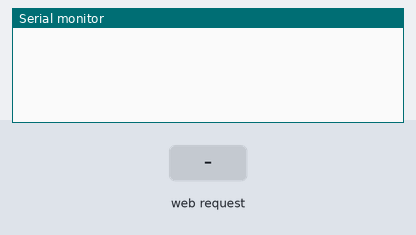
A sketch run on a simulated ESP8266 (NodeMCU). Parts: the last lines printed to the serial monitor. The test bench sets the inputs (shaded band).

Above: at 1.2 s.
1.3 s: HTTP request GET /B received
At 1.9 s:
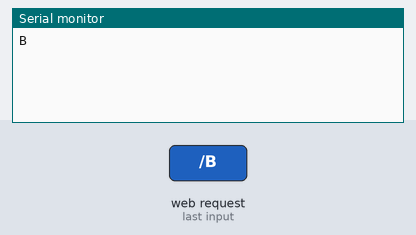
3.5 s: HTTP request GET /L received
At 4.7 s:
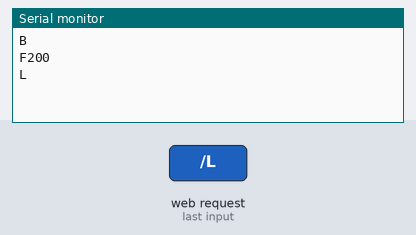
6.5 s: HTTP request GET /R received
At 7.2 s:
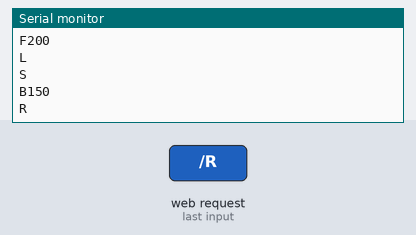

The sketch:

8_Wheeled_Robot_Uno_ESP8266_L298N_esp1.ino
```cpp
/*
  8-Wheeled Robot - ESP8266 Wi-Fi bridge
  Phone/app --Wi-Fi--> ESP8266 --Serial "F180"--> Arduino Uno
  DEMO = true: sends a test sequence to the Uno at start (for the simulator).
  Set DEMO = false on the real robot.
*/
#include <ESP8266WiFi.h>
#include <ESP8266WebServer.h>

const char* AP_SSID = "Robot8W";
const char* AP_PASS = "robot1234";
const bool DEMO = true;

ESP8266WebServer server(80);

const char PAGE[] PROGMEM = R"rawliteral(
<!DOCTYPE html><html><head><meta name="viewport" content="width=device-width,initial-scale=1">
<title>Robot8W</title>
<style>
body{font-family:sans-serif;text-align:center;background:#1e1e2e;color:#fff;margin:0;padding:16px}
.pad{display:grid;grid-template-columns:repeat(3,90px);gap:10px;justify-content:center;margin:20px 0}
button{height:90px;font-size:32px;border:0;border-radius:14px;background:#3b82f6;color:#fff;touch-action:none}
#stop{background:#ef4444} input{width:80%}
</style></head><body>
<h2>8-Wheeled Robot</h2>
<div class="pad">
<span></span><button data-c="F">&#9650;</button><span></span>
<button data-c="L">&#9664;</button><button id="stop" data-c="S">&#9632;</button><button data-c="R">&#9654;</button>
<span></span><button data-c="B">&#9660;</button><span></span>
</div>
<p>Speed: <b id="v">150</b></p>
<input type="range" id="spd" min="0" max="255" value="150">
<p id="st">Ready</p>
<script>
const spd=document.getElementById('spd'),v=document.getElementById('v'),st=document.getElementById('st');
spd.oninput=()=>v.textContent=spd.value;
function send(c){fetch('/'+c+'?s='+spd.value).then(r=>r.text()).then(t=>st.textContent=t).catch(()=>st.textContent='No connection');}
document.querySelectorAll('button').forEach(b=>{
  b.onpointerdown=()=>send(b.dataset.c);
  b.onpointerup=b.onpointerleave=()=>{if(b.dataset.c!=='S')send('S');};
});
const keys={ArrowUp:'F',w:'F',ArrowDown:'B',s:'B',ArrowLeft:'L',a:'L',ArrowRight:'R',d:'R',' ':'S'};
let down=null;
document.onkeydown=e=>{const c=keys[e.key];if(c&&down!==c){down=c;send(c);}};
document.onkeyup=e=>{if(keys[e.key]){down=null;send('S');}};
</script></body></html>
)rawliteral";

void sendToUno(const String& cmd) {
  Serial.print(cmd);
  Serial.print('\n');
}

void handleMove(char c) {
  String cmd = String(c) + server.arg("s");
  sendToUno(cmd);
  server.send(200, "text/plain", "Sent " + cmd);
}

struct Step { const char* cmd; unsigned long ms; };
Step demo[] = {
  {"F200", 3000}, {"S", 1000}, {"B150", 3000}, {"S", 1000},
  {"L180", 2000}, {"R180", 2000}, {"F80", 3000}, {"S", 0}
};
const int DEMO_STEPS = sizeof(demo) / sizeof(demo[0]);
int demoIndex = 0;
unsigned long demoNext = 0;

void setup() {
  Serial.begin(9600);
  WiFi.mode(WIFI_AP);
  WiFi.softAP(AP_SSID, AP_PASS);
  server.on("/", []() { server.send_P(200, "text/html", PAGE); });
  server.on("/F", []() { handleMove('F'); });
  server.on("/B", []() { handleMove('B'); });
  server.on("/L", []() { handleMove('L'); });
  server.on("/R", []() { handleMove('R'); });
  server.on("/S", []() { handleMove('S'); });
  server.begin();
  demoNext = millis() + 2000;
}

void loop() {
  server.handleClient();
  if (DEMO && demoIndex < DEMO_STEPS && millis() >= demoNext) {
    sendToUno(demo[demoIndex].cmd);
    demoNext = millis() + demo[demoIndex].ms;
    demoIndex++;
  }
}
```

Measured:
- after the input at 1.3 s, the serial monitor: prints a new line at once (image 1)
- after the input at 3.5 s, the serial monitor: prints a new line at once (image 2)
- after the input at 6.5 s, the serial monitor: prints a new line at once (image 3)
